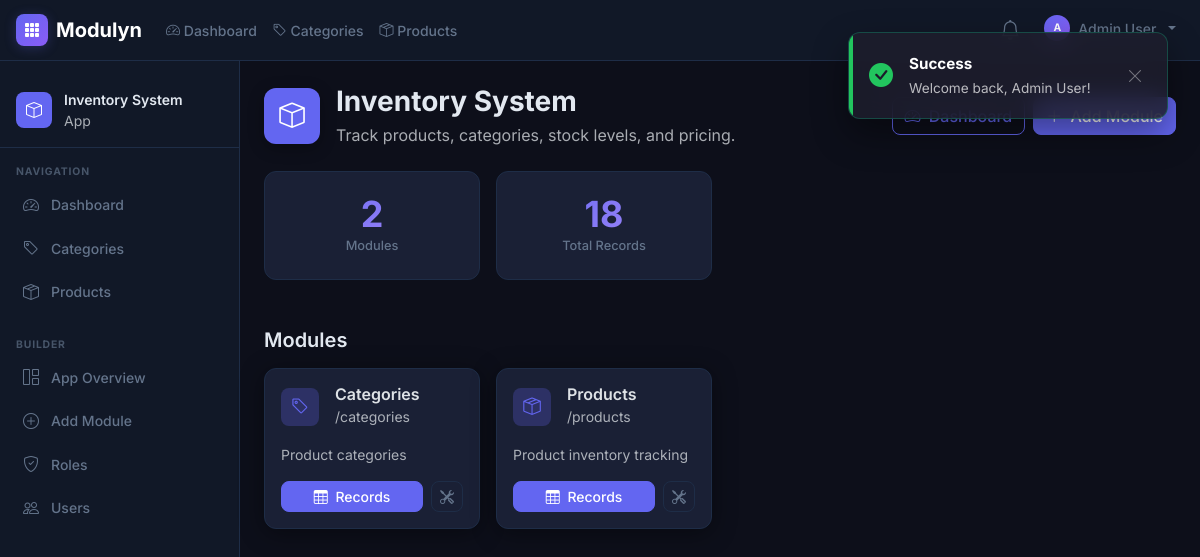
Screenshot of /apps/1 (signed in) with the database file from the repository.
### tables this page shows
CREATE TABLE IF NOT EXISTS `modules` (
    `id`            INT UNSIGNED   NOT NULL AUTO_INCREMENT,
    `app_id`        INT UNSIGNED   NOT NULL,
    `name`          VARCHAR(120)   NOT NULL,
    `slug`          VARCHAR(120)   NOT NULL,   
    `description`   TEXT           NULL,
    `icon`          VARCHAR(80)    NOT NULL DEFAULT 'bi-table',
    `sort_order`    INT            NOT NULL DEFAULT 0,
    `is_active`     TINYINT(1)     NOT NULL DEFAULT 1,
    `settings`      JSON           NULL,       
    `created_at`    DATETIME       NOT NULL DEFAULT CURRENT_TIMESTAMP,
    `updated_at`    DATETIME       NOT NULL DEFAULT CURRENT_TIMESTAMP ON UPDATE CURRENT_TIMESTAMP,
    PRIMARY KEY (`id`),
    UNIQUE KEY `uq_modules_app_slug` (`app_id`, `slug`),
    CONSTRAINT `fk_modules_app` FOREIGN KEY (`app_id`) REFERENCES `apps` (`id`) ON DELETE CASCADE
);

CREATE TABLE IF NOT EXISTS `apps` (
    `id`          INT UNSIGNED     NOT NULL AUTO_INCREMENT,
    `name`        VARCHAR(120)     NOT NULL,
    `slug`        VARCHAR(120)     NOT NULL,    
    `description` TEXT             NULL,
    `icon`        VARCHAR(80)      NOT NULL DEFAULT 'bi-grid',   
    `color`       VARCHAR(20)      NOT NULL DEFAULT '#6366f1',   
    `owner_id`    INT UNSIGNED     NOT NULL,
    `is_active`   TINYINT(1)       NOT NULL DEFAULT 1,
    `settings`    JSON             NULL,        
    `created_at`  DATETIME         NOT NULL DEFAULT CURRENT_TIMESTAMP,
    `updated_at`  DATETIME         NOT NULL DEFAULT CURRENT_TIMESTAMP ON UPDATE CURRENT_TIMESTAMP,
    PRIMARY KEY (`id`),
    UNIQUE KEY `uq_apps_slug` (`slug`),
    CONSTRAINT `fk_apps_owner` FOREIGN KEY (`owner_id`) REFERENCES `users` (`id`) ON DELETE CASCADE
);

### core/Controller.php (called while the page is built, shortened)
<?php
abstract class Controller
{
    public function __construct(\PDO $db)
    {
        $this->db = $db;
    }
    protected function view(string $view, array $data = [], string $layout = 'main'): void
    {
        extract($data, EXTR_SKIP);
        $viewFile = BASE_PATH . '/views/' . str_replace('.', '/', $view) . '.php';
        require $viewFile;
        $layoutFile = BASE_PATH . '/views/layouts/' . $layout . '.php';
        require $layoutFile;
    }
}

### controllers/AppController.php (called while the page is built, shortened)
<?php
class AppController extends Controller
{
    private AppEngine $appEngine;
    public function __construct(\PDO $db)
    {
        $this->appEngine = new AppEngine($db);
    }
    public function show(Request $req, array $params): void
    {
        $user  = Middleware::auth();
        $appId = (int)($params['id'] ?? 0);
        $app   = $this->appEngine->getApp($appId);
        $stats   = $this->appEngine->getAppStats($appId);
        $modules = (new \Engine\ModuleEngine($this->db))->listModules($appId);
        $this->view('apps.show', [
            'title'   => $app['name'],
            'app'     => $app,
            'modules' => $modules,
            'stats'   => $stats,
            'user'    => $user,
        ]);
    }
}

### index.php (called while the page is built, shortened)
<?php
require_once __DIR__ . '/config/database.php';
spl_autoload_register(function (string $class): void {
    $prefixes = [
        'Core\\'        => __DIR__ . '/core/',
        'Engine\\'      => __DIR__ . '/engine/',
        'Controllers\\' => __DIR__ . '/controllers/',
        'Models\\'      => __DIR__ . '/models/',
        'Plugins\\'     => __DIR__ . '/plugins/',
    ];
    foreach ($prefixes as $prefix => $dir) {
        if (str_starts_with($class, $prefix)) {
            $relative = substr($class, strlen($prefix));
            $file = $dir . str_replace('\\', '/', $relative) . '.php';
            if (file_exists($file)) {
                return;
            }
        }
    }
});
$pluginManager = new PluginManager();
$pluginManager->register(new \Plugins\AuditLog\AuditLogPlugin(getDB()));
$pluginManager->boot();
$router = new Router($pluginManager);
$request = new Request();
try {
    $router->dispatch($request);
} catch (\Exception $e) {
    file_put_contents(__DIR__.'/error.log', date('Y-m-d H:i:s') . ' | ' . $e->getMessage() . "\n" . $e->getTraceAsString() . "\n", FILE_APPEND);
    http_response_code(500);
    if (APP_ENV === 'development') {
        echo '<pre style="background:#1e1e2e;color:#cdd6f4;padding:2rem;font-family:monospace;">';
        echo '<strong style="color:#f38ba8">Error:</strong> ' . htmlspecialchars($e->getMessage()) . "\n\n";
        echo htmlspecialchars($e->getTraceAsString());
        echo '</pre>';
    } else {
        echo '<h1>Internal Server Error</h1><p>Please try again later.</p>';
    }
}

### engine/AppEngine.php (called while the page is built, shortened)
<?php
class AppEngine
{
    public function getApp(int $appId): ?array
    {
        $stmt = $this->db->prepare('SELECT * FROM apps WHERE id = ? AND is_active = 1');
        $stmt->execute([$appId]);
        return $stmt->fetch() ?: null;
    }
    public function getAppStats(int $appId): array
    {
        $moduleCount = $this->db->prepare(
            'SELECT COUNT(*) FROM modules WHERE app_id = ? AND is_active = 1'
        );
        $moduleCount->execute([$appId]);
        $recordCount = $this->db->prepare(
            'SELECT COUNT(*) FROM records WHERE app_id = ?'
        );
        $recordCount->execute([$appId]);
        return [
            'module_count' => (int) $moduleCount->fetchColumn(),
            'record_count' => (int) $recordCount->fetchColumn(),
        ];
    }
}

### engine/ModuleEngine.php (called while the page is built, shortened)
<?php
class ModuleEngine
{
    public function listModules(int $appId): array
    {
        $stmt = $this->db->prepare(
            'SELECT * FROM modules WHERE app_id = ? AND is_active = 1 ORDER BY sort_order ASC, id ASC'
        );
        $stmt->execute([$appId]);
        return $stmt->fetchAll();
    }
}

### core/Request.php (called while the page is built, shortened)
<?php
class Request
{
    public function method(): string
    {
        return strtoupper($_SERVER['REQUEST_METHOD'] ?? 'GET');
    }
}

### config/database.php (called while the page is built, shortened)
<?php
function getDB(): PDO
{
    static $pdo = null;
    if ($pdo === null) {
        $dsn = sprintf(
            'mysql:host=%s;port=%s;dbname=%s;charset=%s',
            DB_HOST, DB_PORT, DB_NAME, DB_CHARSET
        );
        $options = [
            PDO::ATTR_ERRMODE            => PDO::ERRMODE_EXCEPTION,
            PDO::ATTR_DEFAULT_FETCH_MODE => PDO::FETCH_ASSOC,
            PDO::ATTR_EMULATE_PREPARES   => false,
            PDO::ATTR_STRINGIFY_FETCHES  => false,
        ];
        $pdo = new PDO($dsn, DB_USER, DB_PASS, $options);
    }
    return $pdo;
}

### core/Session.php (called while the page is built, shortened)
<?php
class Session
{
    public static function get(string $key, mixed $default = null): mixed
    {
        return $_SESSION[$key] ?? $default;
    }
}

### core/Middleware.php (called while the page is built, shortened)
<?php
class Middleware
{
    public static function auth(): array
    {
        $user = Session::get('user');
        return $user;
    }
}

### views/apps/show.php (the view)
<div class="d-flex align-items-center gap-3 mb-4">
    <div class="app-big-icon" style="background: <?= htmlspecialchars($app['color']) ?>">
        <i class="bi <?= htmlspecialchars($app['icon']) ?>"></i>
    </div>
    <div>
        <h1 class="h3 fw-bold mb-1"><?= htmlspecialchars($app['name']) ?></h1>
        <p class="text-muted mb-0"><?= htmlspecialchars($app['description'] ?? '') ?></p>
    </div>
    <div class="ms-auto d-flex gap-2">
        <a href="<?= APP_URL ?>/apps/<?= $app['id'] ?>/dashboard" class="btn btn-outline-primary">
            <i class="bi bi-speedometer2 me-1"></i> Dashboard
        </a>
        <?php if (!empty($user['is_admin'])): ?>
        <a href="<?= APP_URL ?>/apps/<?= $app['id'] ?>/modules/create" class="btn btn-primary">
            <i class="bi bi-plus-lg me-1"></i> Add Module
        </a>
        <?php endif; ?>
    </div>
</div>
<div class="row g-3 mb-5">
    <div class="col-md-3">
        <div class="stat-card">
            <div class="stat-value"><?= $stats['module_count'] ?></div>
            <div class="stat-label">Modules</div>
        </div>
    </div>
    <div class="col-md-3">
        <div class="stat-card">
            <div class="stat-value"><?= number_format($stats['record_count']) ?></div>
            <div class="stat-label">Total Records</div>
        </div>
    </div>
</div>
<h2 class="h5 fw-semibold mb-3">Modules</h2>
<?php if (empty($modules)): ?>
<div class="empty-state text-center py-4">
    <div class="empty-icon mb-2"><i class="bi bi-table"></i></div>
    <p class="text-muted mb-3">No modules yet. Add your first module to define your data structure.</p>
    <?php if (!empty($user['is_admin'])): ?>
    <a href="<?= APP_URL ?>/apps/<?= $app['id'] ?>/modules/create" class="btn btn-primary">
        <i class="bi bi-plus-lg me-1"></i> Add Module
    </a>
    <?php endif; ?>
</div>
<?php else: ?>
<div class="row g-3">
    <?php foreach ($modules as $m): ?>
    <div class="col-xl-3 col-lg-4 col-md-6">
        <div class="module-card card">
            <div class="card-body">
                <div class="d-flex align-items-center gap-3 mb-3">
                    <div class="module-icon">
                        <i class="bi <?= htmlspecialchars($m['icon']) ?>"></i>
                    </div>
                    <div>
                        <h6 class="mb-0 fw-semibold"><?= htmlspecialchars($m['name']) ?></h6>
                        <span class="text-muted small">/<?= htmlspecialchars($m['slug']) ?></span>
                    </div>
                </div>
                <?php if ($m['description']): ?>
                <p class="text-muted small mb-3"><?= htmlspecialchars($m['description']) ?></p>
                <?php endif; ?>
                <div class="d-flex gap-2">
                    <a href="<?= APP_URL ?>/apps/<?= $app['id'] ?>/<?= $m['slug'] ?>" class="btn btn-sm btn-primary flex-grow-1">
                        <i class="bi bi-table me-1"></i> Records
                    </a>
                    <?php if (!empty($user['is_admin'])): ?>
                    <a href="<?= APP_URL ?>/apps/<?= $app['id'] ?>/modules/<?= $m['id'] ?>/builder"
                       class="btn btn-sm btn-outline-secondary" title="Open Builder">
                        <i class="bi bi-tools"></i>
                    </a>
                    <?php endif; ?>
                </div>
            </div>
        </div>
    </div>
    <?php endforeach; ?>
</div>
<?php endif; ?>

### core/Router.php (shortened to what this page needs)
<?php
class Router
{
    private array $routes = [];
    private function addRoute(string $method, string $pattern, string $handler): void
    {
        $this->routes[$method][] = [
            'pattern' => $pattern,
            'handler' => $handler,
        ];
    }
    public function dispatch(Request $request): void
    {
        $method = $request->method();
        $uri    = $request->uri();
        $routeList = $this->routes[$method] ?? [];
        foreach ($routeList as $route) {
            $params = $this->matchPattern($route['pattern'], $uri);
            if ($params !== null) {
                $this->callHandler($route['handler'], $params, $request);
                return;
            }
        }
    }
    private function matchPattern(string $pattern, string $uri): ?array
    {
        $regex = preg_replace('/\{([a-zA-Z_]+)\}/', '(?P<$1>[^/]+)', $pattern);
        $regex = '#^' . $regex . '$#';
        if (preg_match($regex, $uri, $matches)) {
            return array_filter($matches, 'is_string', ARRAY_FILTER_USE_KEY);
        }
        return null;
    }
    private function callHandler(string $handler, array $params, Request $request): void
    {
        [$controllerName, $method] = explode('@', $handler);
        $controller = new $fqcn(getDB());
        $request->setRouteParams($params);
        $controller->$method($request, $params);
    }
}

### views/partials/navbar.php (shortened to what this page needs)
<?php
$user    = $user ?? \Core\Session::get('user');
$currentApp = $app ?? null;
$modules = [];
if ($currentApp) {
    $modEngine = new \Engine\ModuleEngine(getDB());
    $modules   = $modEngine->listModules($currentApp['id']);
}
?>
<nav class="navbar navbar-dark navbar-expand-lg app-navbar px-3">
    <a class="navbar-brand d-flex align-items-center gap-2" href="<?= APP_URL ?>">
        <div class="brand-icon"><i class="bi bi-grid-3x3-gap-fill"></i></div>
        <span class="fw-bold">Modulyn</span>
    </a>
    <div class="collapse navbar-collapse" id="mainNav">
        <?php if ($currentApp): ?>
        <ul class="navbar-nav me-auto">
            <li class="nav-item">
                <a class="nav-link" href="<?= APP_URL ?>/apps/<?= $currentApp['id'] ?>/dashboard">
                    <i class="bi bi-speedometer2"></i> Dashboard
                </a>
            </li>
            <?php foreach ($modules as $m): ?>
            <li class="nav-item">
                <a class="nav-link" href="<?= APP_URL ?>/apps/<?= $currentApp['id'] ?>/<?= $m['slug'] ?>">
                    <i class="bi <?= htmlspecialchars($m['icon']) ?>"></i>
                    <?= htmlspecialchars($m['name']) ?>
                </a>
            </li>
            <?php endforeach; ?>
        </ul>
        <?php endif; ?>
        <ul class="navbar-nav ms-auto gap-2 mt-3 mt-lg-0">
            <?php if ($user): ?>
            <li class="nav-item dropdown">
                <a class="nav-link d-flex align-items-center gap-1 position-relative"
                   href="#"
                   id="notifDropdown"
                   role="button"
                   data-bs-toggle="dropdown"
                   data-bs-auto-close="outside"
                   aria-expanded="false"
                   title="Notifications">
                    <div class="position-relative">
                        <i class="bi bi-bell fs-5"></i>
                    </div>
                </a>
            </li>
            <li class="nav-item dropdown">
                <a class="nav-link dropdown-toggle d-flex align-items-center gap-2" href="#" data-bs-toggle="dropdown">
                    <div class="user-avatar user-avatar-sm"><?= strtoupper(substr($user['name'], 0, 1)) ?></div>
                    <span><?= htmlspecialchars($user['name']) ?></span>
                </a>
            </li>
            <?php else: ?>
            <li class="nav-item"><a class="nav-link" href="<?= APP_URL ?>/login">Login</a></li>
            <?php endif; ?>
        </ul>
    </div>
</nav>

### views/partials/sidebar.php
<?php
$currentApp = $app ?? null;
$user = $user ?? \Core\Session::get('user');
?>
<?php if ($currentApp): ?>
<aside class="app-sidebar">
    <div class="sidebar-header">
        <div class="sidebar-app-icon" style="background: <?= htmlspecialchars($currentApp['color']) ?>">
            <i class="bi <?= htmlspecialchars($currentApp['icon']) ?>"></i>
        </div>
        <div>
            <div class="sidebar-app-name"><?= htmlspecialchars($currentApp['name']) ?></div>
            <div class="sidebar-app-sub text-muted small">App</div>
        </div>
    </div>
    <div class="sidebar-section-label">Navigation</div>
    <nav class="sidebar-nav">
        <a href="<?= APP_URL ?>/apps/<?= $currentApp['id'] ?>/dashboard" class="sidebar-link">
            <i class="bi bi-speedometer2"></i><span>Dashboard</span>
        </a>
        <?php
        $modEngine = new \Engine\ModuleEngine(getDB());
        $modules   = $modEngine->listModules($currentApp['id']);
        foreach ($modules as $m):
        ?>
        <a href="<?= APP_URL ?>/apps/<?= $currentApp['id'] ?>/<?= $m['slug'] ?>" class="sidebar-link">
            <i class="bi <?= htmlspecialchars($m['icon']) ?>"></i>
            <span><?= htmlspecialchars($m['name']) ?></span>
        </a>
        <?php endforeach; ?>
    </nav>
    <?php if (!empty($user['is_admin'])): ?>
    <div class="sidebar-section-label mt-3">Builder</div>
    <nav class="sidebar-nav">
        <a href="<?= APP_URL ?>/apps/<?= $currentApp['id'] ?>" class="sidebar-link">
            <i class="bi bi-grid-1x2"></i><span>App Overview</span>
        </a>
        <a href="<?= APP_URL ?>/apps/<?= $currentApp['id'] ?>/modules/create" class="sidebar-link">
            <i class="bi bi-plus-circle"></i><span>Add Module</span>
        </a>
        <a href="<?= APP_URL ?>/apps/<?= $currentApp['id'] ?>/roles" class="sidebar-link">
            <i class="bi bi-shield-check"></i><span>Roles</span>
        </a>
        <a href="<?= APP_URL ?>/apps/<?= $currentApp['id'] ?>/users" class="sidebar-link">
            <i class="bi bi-people"></i><span>Users</span>
        </a>
    </nav>
    <?php endif; ?>
</aside>
<?php endif; ?>

### rows the page displays
modules: name "Categories", slug "categories", description "Product categories"
modules: name "Products", slug "products", description "Product inventory tracking"
apps: name "Inventory System", description "Track products, categories, stock levels, and pricing."

### other values shown
$stats['module_count'] "2"
$stats['record_count'] "18"
